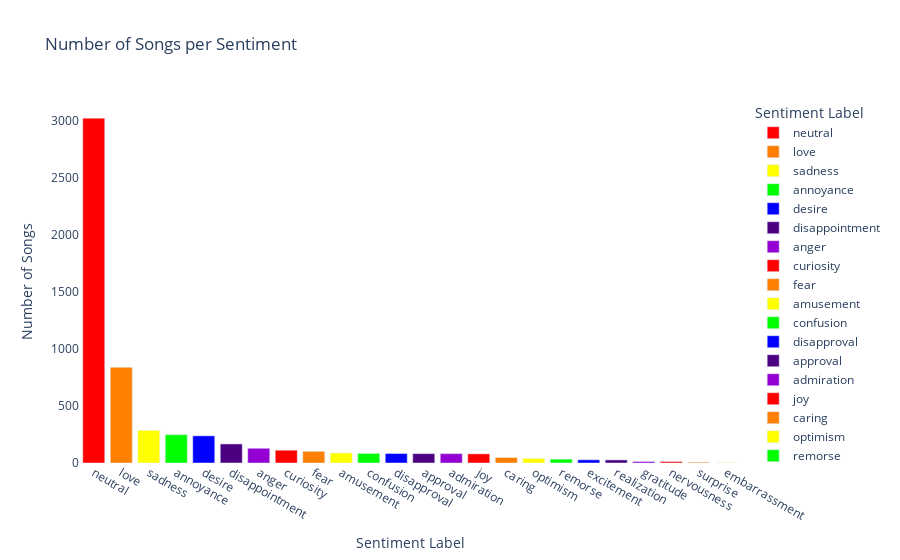

This figure's notebook cell:
### Code cell
import plotly.express as px  # Import Plotly Express for creating interactive visualizations

# Count the number of occurrences for each sentiment label
sentiment_counts = df['Sentiment_Label'].value_counts().reset_index()
sentiment_counts.columns = ['Sentiment_Label', 'Count']  # Rename columns for clarity

# Define a custom rainbow color sequence
rainbow_colors = ['#FF0000', '#FF7F00', '#FFFF00', '#00FF00', '#0000FF', '#4B0082', '#9400D3']

# Create an interactive bar chart using Plotly Express
fig = px.bar(
    sentiment_counts, 
    x='Sentiment_Label', 
    y='Count', 
    title='Number of Songs per Sentiment',
    hover_data={'Count': True},  # Display count on hover
    labels={'Count': 'Number of Songs', 'Sentiment_Label': 'Sentiment Label'},  # Axis labels
    color='Sentiment_Label',  # Color bars by sentiment label
    color_discrete_sequence=rainbow_colors  # Custom rainbow color sequence
)

# Update layout for better readability
fig.update_layout(
    xaxis_title='Sentiment Label',
    yaxis_title='Number of Songs',
    plot_bgcolor='rgba(0,0,0,0)',  # Set background color to transparent
)

# Save the interactive bar chart as an HTML file
fig.write_html('sentiment_bar_chart.html')

# Display the chart (optional in a notebook environment)
fig.show()

### Figure 1 — Plotly figure (JSON) as saved in the notebook; plotly's stock layout.template omitted (floating-point values rounded to 4 significant figures)
{"data": [{"alignmentgroup": "True", "hovertemplate": "Sentiment Label=%{x}<br>Number of Songs=%{y}<extra></extra>", "legendgroup": "neutral", "marker": {"color": "#FF0000", "pattern": {"shape": ""}}, "name": "neutral", "offsetgroup": "neutral", "orientation": "v", "showlegend": true, "textposition": "auto", "type": "bar", "x": ["neutral"], "xaxis": "x", "y": [3022], "yaxis": "y"}, {"alignmentgroup": "True", "hovertemplate": "Sentiment Label=%{x}<br>Number of Songs=%{y}<extra></extra>", "legendgroup": "love", "marker": {"color": "#FF7F00", "pattern": {"shape": ""}}, "name": "love", "offsetgroup": "love", "orientation": "v", "showlegend": true, "textposition": "auto", "type": "bar", "x": ["love"], "xaxis": "x", "y": [838], "yaxis": "y"}, {"alignmentgroup": "True", "hovertemplate": "Sentiment Label=%{x}<br>Number of Songs=%{y}<extra></extra>", "legendgroup": "sadness", "marker": {"color": "#FFFF00", "pattern": {"shape": ""}}, "name": "sadness", "offsetgroup": "sadness", "orientation": "v", "showlegend": true, "textposition": "auto", "type": "bar", "x": ["sadness"], "xaxis": "x", "y": [286], "yaxis": "y"}, {"alignmentgroup": "True", "hovertemplate": "Sentiment Label=%{x}<br>Number of Songs=%{y}<extra></extra>", "legendgroup": "annoyance", "marker": {"color": "#00FF00", "pattern": {"shape": ""}}, "name": "annoyance", "offsetgroup": "annoyance", "orientation": "v", "showlegend": true, "textposition": "auto", "type": "bar", "x": ["annoyance"], "xaxis": "x", "y": [248], "yaxis": "y"}, {"alignmentgroup": "True", "hovertemplate": "Sentiment Label=%{x}<br>Number of Songs=%{y}<extra></extra>", "legendgroup": "desire", "marker": {"color": "#0000FF", "pattern": {"shape": ""}}, "name": "desire", "offsetgroup": "desire", "orientation": "v", "showlegend": true, "textposition": "auto", "type": "bar", "x": ["desire"], "xaxis": "x", "y": [238], "yaxis": "y"}, {"alignmentgroup": "True", "hovertemplate": "Sentiment Label=%{x}<br>Number of Songs=%{y}<extra></extra>", "legendgroup": "disappointment", "marker": {"color": "#4B0082", "pattern": {"shape": ""}}, "name": "disappointment", "offsetgroup": "disappointment", "orientation": "v", "showlegend": true, "textposition": "auto", "type": "bar", "x": ["disappointment"], "xaxis": "x", "y": [167], "yaxis": "y"}, {"alignmentgroup": "True", "hovertemplate": "Sentiment Label=%{x}<br>Number of Songs=%{y}<extra></extra>", "legendgroup": "anger", "marker": {"color": "#9400D3", "pattern": {"shape": ""}}, "name": "anger", "offsetgroup": "anger", "orientation": "v", "showlegend": true, "textposition": "auto", "type": "bar", "x": ["anger"], "xaxis": "x", "y": [129], "yaxis": "y"}, {"alignmentgroup": "True", "hovertemplate": "Sentiment Label=%{x}<br>Number of Songs=%{y}<extra></extra>", "legendgroup": "curiosity", "marker": {"color": "#FF0000", "pattern": {"shape": ""}}, "name": "curiosity", "offsetgroup": "curiosity", "orientation": "v", "showlegend": true, "textposition": "auto", "type": "bar", "x": ["curiosity"], "xaxis": "x", "y": [112], "yaxis": "y"}, {"alignmentgroup": "True", "hovertemplate": "Sentiment Label=%{x}<br>Number of Songs=%{y}<extra></extra>", "legendgroup": "fear", "marker": {"color": "#FF7F00", "pattern": {"shape": ""}}, "name": "fear", "offsetgroup": "fear", "orientation": "v", "showlegend": true, "textposition": "auto", "type": "bar", "x": ["fear"], "xaxis": "x", "y": [102], "yaxis": "y"}, {"alignmentgroup": "True", "hovertemplate": "Sentiment Label=%{x}<br>Number of Songs=%{y}<extra></extra>", "legendgroup": "amusement", "marker": {"color": "#FFFF00", "pattern": {"shape": ""}}, "name": "amusement", "offsetgroup": "amusement", "orientation": "v", "showlegend": true, "textposition": "auto", "type": "bar", "x": ["amusement"], "xaxis": "x", "y": [88], "yaxis": "y"}, {"alignmentgroup": "True", "hovertemplate": "Sentiment Label=%{x}<br>Number of Songs=%{y}<extra></extra>", "legendgroup": "confusion", "marker": {"color": "#00FF00", "pattern": {"shape": ""}}, "name": "confusion", "offsetgroup": "confusion", "orientation": "v", "showlegend": true, "textposition": "auto", "type": "bar", "x": ["confusion"], "xaxis": "x", "y": [84], "yaxis": "y"}, {"alignmentgroup": "True", "hovertemplate": "Sentiment Label=%{x}<br>Number of Songs=%{y}<extra></extra>", "legendgroup": "disapproval", "marker": {"color": "#0000FF", "pattern": {"shape": ""}}, "name": "disapproval", "offsetgroup": "disapproval", "orientation": "v", "showlegend": true, "textposition": "auto", "type": "bar", "x": ["disapproval"], "xaxis": "x", "y": [83], "yaxis": "y"}, {"alignmentgroup": "True", "hovertemplate": "Sentiment Label=%{x}<br>Number of Songs=%{y}<extra></extra>", "legendgroup": "approval", "marker": {"color": "#4B0082", "pattern": {"shape": ""}}, "name": "approval", "offsetgroup": "approval", "orientation": "v", "showlegend": true, "textposition": "auto", "type": "bar", "x": ["approval"], "xaxis": "x", "y": [82], "yaxis": "y"}, {"alignmentgroup": "True", "hovertemplate": "Sentiment Label=%{x}<br>Number of Songs=%{y}<extra></extra>", "legendgroup": "admiration", "marker": {"color": "#9400D3", "pattern": {"shape": ""}}, "name": "admiration", "offsetgroup": "admiration", "orientation": "v", "showlegend": true, "textposition": "auto", "type": "bar", "x": ["admiration"], "xaxis": "x", "y": [82], "yaxis": "y"}, {"alignmentgroup": "True", "hovertemplate": "Sentiment Label=%{x}<br>Number of Songs=%{y}<extra></extra>", "legendgroup": "joy", "marker": {"color": "#FF0000", "pattern": {"shape": ""}}, "name": "joy", "offsetgroup": "joy", "orientation": "v", "showlegend": true, "textposition": "auto", "type": "bar", "x": ["joy"], "xaxis": "x", "y": [80], "yaxis": "y"}, {"alignmentgroup": "True", "hovertemplate": "Sentiment Label=%{x}<br>Number of Songs=%{y}<extra></extra>", "legendgroup": "caring", "marker": {"color": "#FF7F00", "pattern": {"shape": ""}}, "name": "caring", "offsetgroup": "caring", "orientation": "v", "showlegend": true, "textposition": "auto", "type": "bar", "x": ["caring"], "xaxis": "x", "y": [48], "yaxis": "y"}, {"alignmentgroup": "True", "hovertemplate": "Sentiment Label=%{x}<br>Number of Songs=%{y}<extra></extra>", "legendgroup": "optimism", "marker": {"color": "#FFFF00", "pattern": {"shape": ""}}, "name": "optimism", "offsetgroup": "optimism", "orientation": "v", "showlegend": true, "textposition": "auto", "type": "bar", "x": ["optimism"], "xaxis": "x", "y": [40], "yaxis": "y"}, {"alignmentgroup": "True", "hovertemplate": "Sentiment Label=%{x}<br>Number of Songs=%{y}<extra></extra>", "legendgroup": "remorse", "marker": {"color": "#00FF00", "pattern": {"shape": ""}}, "name": "remorse", "offsetgroup": "remorse", "orientation": "v", "showlegend": true, "textposition": "auto", "type": "bar", "x": ["remorse"], "xaxis": "x", "y": [34], "yaxis": "y"}, {"alignmentgroup": "True", "hovertemplate": "Sentiment Label=%{x}<br>Number of Songs=%{y}<extra></extra>", "legendgroup": "excitement", "marker": {"color": "#0000FF", "pattern": {"shape": ""}}, "name": "excitement", "offsetgroup": "excitement", "orientation": "v", "showlegend": true, "textposition": "auto", "type": "bar", "x": ["excitement"], "xaxis": "x", "y": [28], "yaxis": "y"}, {"alignmentgroup": "True", "hovertemplate": "Sentiment Label=%{x}<br>Number of Songs=%{y}<extra></extra>", "legendgroup": "realization", "marker": {"color": "#4B0082", "pattern": {"shape": ""}}, "name": "realization", "offsetgroup": "realization", "orientation": "v", "showlegend": true, "textposition": "auto", "type": "bar", "x": ["realization"], "xaxis": "x", "y": [27], "yaxis": "y"}, {"alignmentgroup": "True", "hovertemplate": "Sentiment Label=%{x}<br>Number of Songs=%{y}<extra></extra>", "legendgroup": "gratitude", "marker": {"color": "#9400D3", "pattern": {"shape": ""}}, "name": "gratitude", "offsetgroup": "gratitude", "orientation": "v", "showlegend": true, "textposition": "auto", "type": "bar", "x": ["gratitude"], "xaxis": "x", "y": [13], "yaxis": "y"}, {"alignmentgroup": "True", "hovertemplate": "Sentiment Label=%{x}<br>Number of Songs=%{y}<extra></extra>", "legendgroup": "nervousness", "marker": {"color": "#FF0000", "pattern": {"shape": ""}}, "name": "nervousness", "offsetgroup": "nervousness", "orientation": "v", "showlegend": true, "textposition": "auto", "type": "bar", "x": ["nervousness"], "xaxis": "x", "y": [13], "yaxis": "y"}, {"alignmentgroup": "True", "hovertemplate": "Sentiment Label=%{x}<br>Number of Songs=%{y}<extra></extra>", "legendgroup": "surprise", "marker": {"color": "#FF7F00", "pattern": {"shape": ""}}, "name": "surprise", "offsetgroup": "surprise", "orientation": "v", "showlegend": true, "textposition": "auto", "type": "bar", "x": ["surprise"], "xaxis": "x", "y": [7], "yaxis": "y"}, {"alignmentgroup": "True", "hovertemplate": "Sentiment Label=%{x}<br>Number of Songs=%{y}<extra></extra>", "legendgroup": "embarrassment", "marker": {"color": "#FFFF00", "pattern": {"shape": ""}}, "name": "embarrassment", "offsetgroup": "embarrassment", "orientation": "v", "showlegend": true, "textposition": "auto", "type": "bar", "x": ["embarrassment"], "xaxis": "x", "y": [2], "yaxis": "y"}], "layout": {"barmode": "relative", "legend": {"title": {"text": "Sentiment Label"}, "tracegroupgap": 0}, "plot_bgcolor": "rgba(0,0,0,0)", "title": {"text": "Number of Songs per Sentiment"}, "xaxis": {"anchor": "y", "categoryarray": ["neutral", "love", "sadness", "annoyance", "desire", "disappointment", "anger", "curiosity", "fear", "amusement", "confusion", "disapproval", "approval", "admiration", "joy", "caring", "optimism", "remorse", "excitement", "realization", "gratitude", "nervousness", "surprise", "embarrassment"], "categoryorder": "array", "domain": [0, 1], "title": {"text": "Sentiment Label"}}, "yaxis": {"anchor": "x", "domain": [0, 1], "title": {"text": "Number of Songs"}}}}
